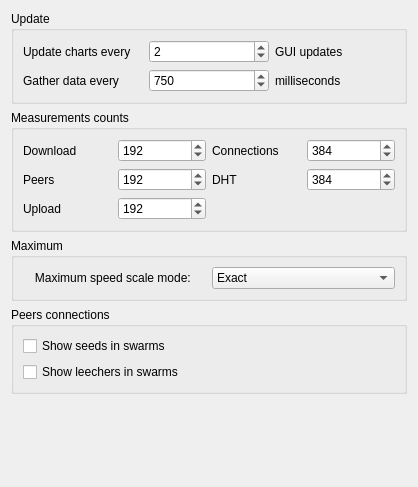
<ui version="4.0" >
 <class>StatsSettingsWgt</class>
 <widget class="QWidget" name="StatsSettingsWgt" >
  <property name="geometry" >
   <rect>
    <x>0</x>
    <y>0</y>
    <width>418</width>
    <height>487</height>
   </rect>
  </property>
  <property name="windowTitle" >
   <string>Settings</string>
  </property>
  <layout class="QVBoxLayout" >
   <item>
    <widget class="QGroupBox" name="UpdateGbw" >
     <property name="title" >
      <string>Update</string>
     </property>
     <layout class="QVBoxLayout" >
      <item>
       <layout class="QHBoxLayout" >
        <item>
         <widget class="QLabel" name="label" >
          <property name="text" >
           <string>Update charts every</string>
          </property>
          <property name="buddy" >
           <cstring>kcfg_UpdateEveryGuiUpdates</cstring>
          </property>
         </widget>
        </item>
        <item>
         <widget class="QSpinBox" name="kcfg_UpdateEveryGuiUpdates" >
          <property name="minimum" >
           <number>1</number>
          </property>
          <property name="maximum" >
           <number>999999999</number>
          </property>
          <property name="value" >
           <number>2</number>
          </property>
         </widget>
        </item>
        <item>
         <widget class="QLabel" name="label_2" >
          <property name="text" >
           <string>GUI updates</string>
          </property>
          <property name="buddy" >
           <cstring>kcfg_UpdateEveryGuiUpdates</cstring>
          </property>
         </widget>
        </item>
       </layout>
      </item>
      <item>
       <layout class="QHBoxLayout" >
        <item>
         <widget class="QLabel" name="label_3" >
          <property name="text" >
           <string>Gather data every</string>
          </property>
          <property name="buddy" >
           <cstring>kcfg_DataGatherIval</cstring>
          </property>
         </widget>
        </item>
        <item>
         <widget class="QSpinBox" name="kcfg_DataGatherIval" >
          <property name="minimum" >
           <number>250</number>
          </property>
          <property name="maximum" >
           <number>999999999</number>
          </property>
          <property name="singleStep" >
           <number>250</number>
          </property>
          <property name="value" >
           <number>750</number>
          </property>
         </widget>
        </item>
        <item>
         <widget class="QLabel" name="label_4" >
          <property name="text" >
           <string>milliseconds</string>
          </property>
          <property name="buddy" >
           <cstring>kcfg_DataGatherIval</cstring>
          </property>
         </widget>
        </item>
       </layout>
      </item>
     </layout>
    </widget>
   </item>
   <item>
    <widget class="QGroupBox" name="groupBox" >
     <property name="title" >
      <string>Measurements counts</string>
     </property>
     <layout class="QGridLayout" >
      <item row="0" column="0" >
       <widget class="QLabel" name="label_6" >
        <property name="text" >
         <string>Download</string>
        </property>
        <property name="buddy" >
         <cstring>kcfg_DlSpdSamples</cstring>
        </property>
       </widget>
      </item>
      <item row="0" column="1" >
       <widget class="QSpinBox" name="kcfg_DlSpdSamples" >
        <property name="accelerated" >
         <bool>true</bool>
        </property>
        <property name="minimum" >
         <number>3</number>
        </property>
        <property name="maximum" >
         <number>999999999</number>
        </property>
        <property name="value" >
         <number>192</number>
        </property>
       </widget>
      </item>
      <item row="0" column="2" >
       <widget class="QLabel" name="label_11" >
        <property name="text" >
         <string>Connections</string>
        </property>
        <property name="buddy" >
         <cstring>kcfg_ConnsSamples</cstring>
        </property>
       </widget>
      </item>
      <item row="0" column="3" >
       <widget class="QSpinBox" name="kcfg_ConnsSamples" >
        <property name="accelerated" >
         <bool>true</bool>
        </property>
        <property name="minimum" >
         <number>3</number>
        </property>
        <property name="maximum" >
         <number>999999999</number>
        </property>
        <property name="value" >
         <number>384</number>
        </property>
       </widget>
      </item>
      <item row="1" column="0" >
       <widget class="QLabel" name="label_7" >
        <property name="text" >
         <string>Peers</string>
        </property>
        <property name="buddy" >
         <cstring>kcfg_PeersSpdSamples</cstring>
        </property>
       </widget>
      </item>
      <item row="1" column="1" >
       <widget class="QSpinBox" name="kcfg_PeersSpdSamples" >
        <property name="accelerated" >
         <bool>true</bool>
        </property>
        <property name="minimum" >
         <number>3</number>
        </property>
        <property name="maximum" >
         <number>999999999</number>
        </property>
        <property name="value" >
         <number>192</number>
        </property>
       </widget>
      </item>
      <item row="2" column="0" >
       <widget class="QLabel" name="label_10" >
        <property name="text" >
         <string>Upload</string>
        </property>
        <property name="buddy" >
         <cstring>kcfg_UlSpdSamples</cstring>
        </property>
       </widget>
      </item>
      <item row="2" column="1" >
       <widget class="QSpinBox" name="kcfg_UlSpdSamples" >
        <property name="accelerated" >
         <bool>true</bool>
        </property>
        <property name="minimum" >
         <number>3</number>
        </property>
        <property name="maximum" >
         <number>999999999</number>
        </property>
        <property name="value" >
         <number>192</number>
        </property>
       </widget>
      </item>
      <item row="1" column="3" >
       <widget class="QSpinBox" name="kcfg_DhtSpdSamples" >
        <property name="accelerated" >
         <bool>true</bool>
        </property>
        <property name="minimum" >
         <number>3</number>
        </property>
        <property name="maximum" >
         <number>999999999</number>
        </property>
        <property name="value" >
         <number>384</number>
        </property>
       </widget>
      </item>
      <item row="1" column="2" >
       <widget class="QLabel" name="label_12" >
        <property name="text" >
         <string>DHT</string>
        </property>
        <property name="buddy" >
         <cstring>kcfg_DhtSpdSamples</cstring>
        </property>
       </widget>
      </item>
     </layout>
    </widget>
   </item>
   <item>
    <widget class="QGroupBox" name="MaxModeGbw" >
     <property name="title" >
      <string>Maximum</string>
     </property>
     <layout class="QVBoxLayout" >
      <item>
       <layout class="QHBoxLayout" >
        <item>
         <widget class="QLabel" name="label_5" >
          <property name="text" >
           <string>Maximum speed scale mode: </string>
          </property>
          <property name="alignment" >
           <set>Qt::AlignCenter</set>
          </property>
          <property name="buddy" >
           <cstring>kcfg_MaxMode</cstring>
          </property>
         </widget>
        </item>
        <item>
         <widget class="QComboBox" name="kcfg_MaxMode" >
          <property name="currentIndex" >
           <number>1</number>
          </property>
          <item>
           <property name="text" >
            <string>Top</string>
           </property>
          </item>
          <item>
           <property name="text" >
            <string>Exact</string>
           </property>
          </item>
         </widget>
        </item>
       </layout>
      </item>
     </layout>
    </widget>
   </item>
   <item>
    <widget class="QGroupBox" name="groupBox_2" >
     <property name="title" >
      <string>Peers connections</string>
     </property>
     <layout class="QVBoxLayout" >
      <item>
       <widget class="QCheckBox" name="kcfg_ShowSeedsInSwarms" >
        <property name="text" >
         <string>Show seeds in swarms</string>
        </property>
       </widget>
      </item>
      <item>
       <widget class="QCheckBox" name="kcfg_ShowLeechersInSwarms" >
        <property name="text" >
         <string>Show leechers in swarms</string>
        </property>
       </widget>
      </item>
     </layout>
    </widget>
   </item>
   <item>
    <spacer>
     <property name="orientation" >
      <enum>Qt::Vertical</enum>
     </property>
     <property name="sizeHint" >
      <size>
       <width>20</width>
       <height>40</height>
      </size>
     </property>
    </spacer>
   </item>
  </layout>
 </widget>
 <tabstops>
  <tabstop>kcfg_UpdateEveryGuiUpdates</tabstop>
  <tabstop>kcfg_DataGatherIval</tabstop>
  <tabstop>kcfg_DlSpdSamples</tabstop>
  <tabstop>kcfg_PeersSpdSamples</tabstop>
  <tabstop>kcfg_UlSpdSamples</tabstop>
  <tabstop>kcfg_ConnsSamples</tabstop>
  <tabstop>kcfg_DhtSpdSamples</tabstop>
  <tabstop>kcfg_MaxMode</tabstop>
  <tabstop>kcfg_ShowSeedsInSwarms</tabstop>
  <tabstop>kcfg_ShowLeechersInSwarms</tabstop>
 </tabstops>
 <resources/>
 <connections/>
</ui>
